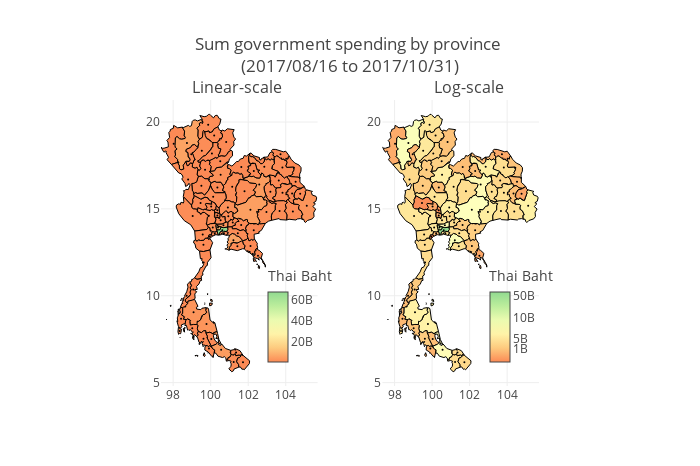

Notebook source saved alongside this figure:
### Code cell
# for Medium

plot_data1 = []
plot_data2 = []

# column of interest 
dataCol = 'contrct_price'

# polygon simplification factor
simplify_factor=0.03

# set location of the colorbar
cbar1_x = 0.33
cbar1_y = 0.25
cbar2_x = 0.74
cbar2_y = 0.25

#plot type -- 'linear' or 'log'
cbar1_type = 'linear'
cbar2_type = 'log'

# set tick locations and texts on the colorbar
cbar1_ticktext = ['1B','5B','10B','50B'] if cbar1_type=='log' else None
cbar1_tickvals = np.log10(np.array([1,2,10,50])*1e9) if cbar1_type=='log' else None
cbar2_ticktext = ['1B','5B','10B','50B'] if cbar2_type=='log' else None
cbar2_tickvals = np.log10(np.array([1,2,10,50])*1e9) if cbar2_type=='log' else None


gen_map(plot_data1, map_df, dataCol, simplify_factor, cbar1_x, cbar1_y, cbar1_type, 
        cbar_tickvals=cbar1_tickvals, cbar_ticktext=cbar1_ticktext, colorbarname='Thai Baht')

gen_map(plot_data2, map_df, dataCol, simplify_factor, cbar2_x, cbar2_y, cbar2_type, 
        cbar_tickvals=cbar2_tickvals, cbar_ticktext=cbar2_ticktext, colorbarname='Thai Baht')

##################

fig = tools.make_subplots(rows=1, cols=2, specs=[[{}, {}]],
                          subplot_titles=('Linear-scale', 'Log-scale'))

for e1, e2 in zip(plot_data1,plot_data2):
    fig.append_trace(e1, 1, 1)
    fig.append_trace(e2, 1, 2)

fig['layout'].update(hovermode = 'closest', height=466, width=700, 
                     title='Sum government spending by province <br>' + 
                     '({} to {})'.format(start_date, end_date),
                     xaxis1 = {'anchor': 'y1', 'domain': [0.15, 0.44]},
                     xaxis2 = {'anchor': 'y2', 'domain': [0.56, 0.85]}
                    )

fig['layout']['annotations'][0]['x'] = 0.29
fig['layout']['annotations'][1]['x'] = 0.72

py.iplot(fig)
